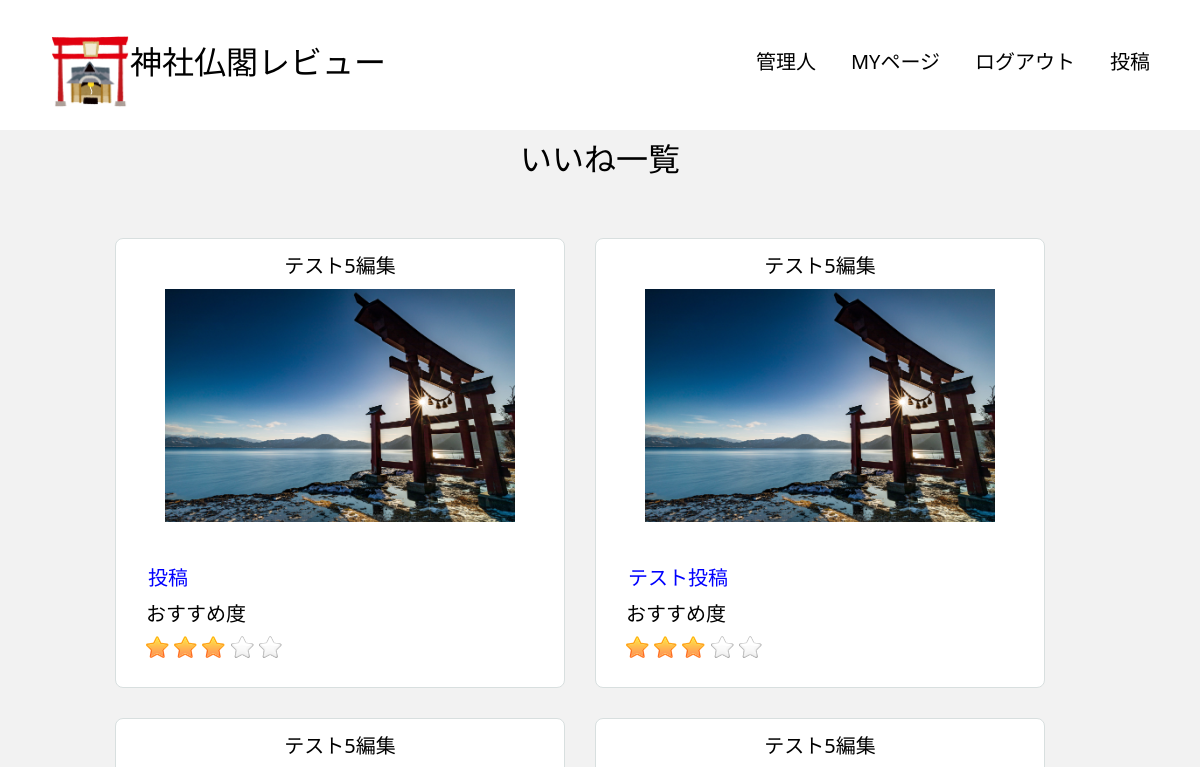
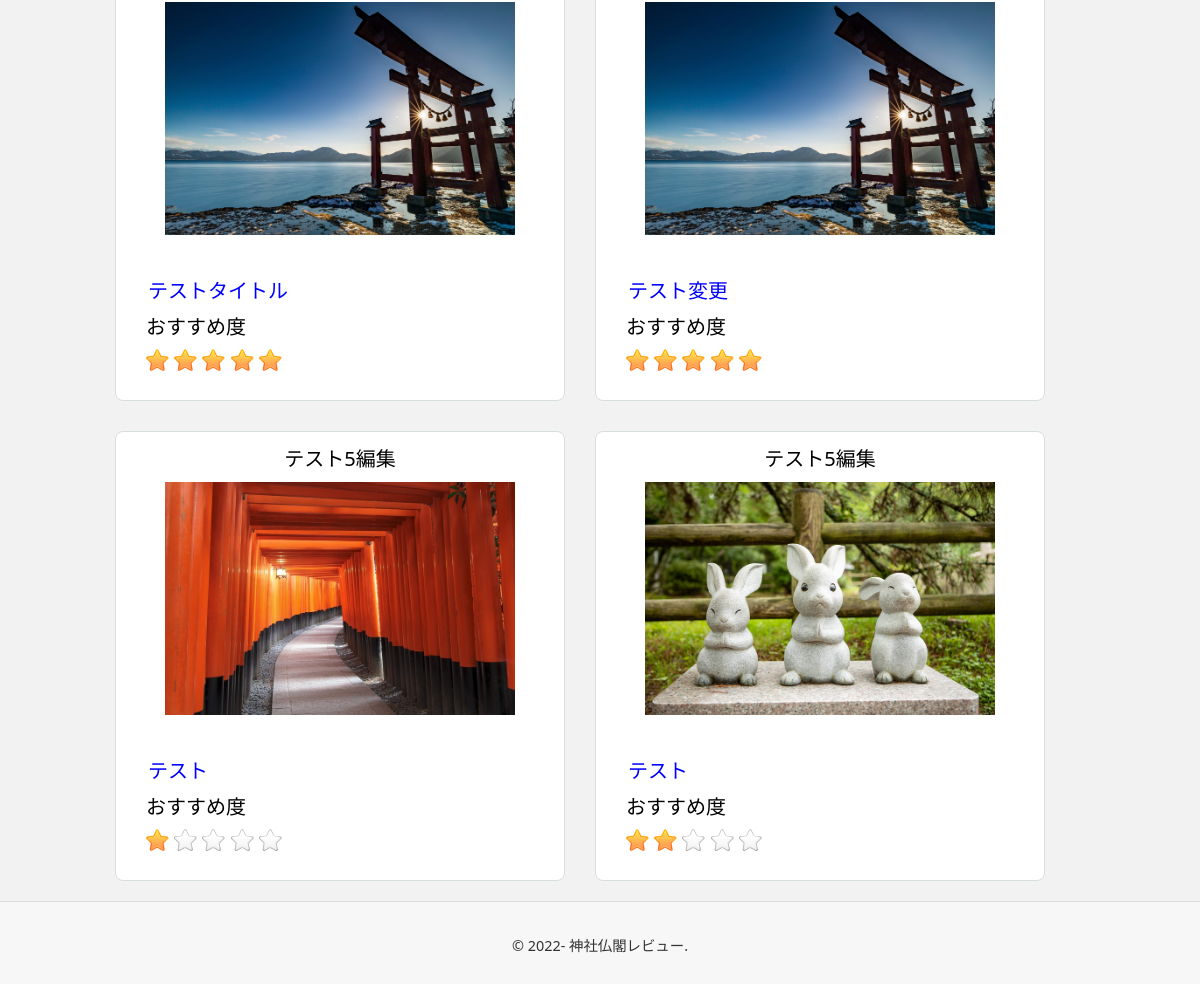
/User/myreview.good.php?id=46 (signed in), run on the app's committed database (2 pictures, top to bottom).
### tables this page shows
CREATE TABLE `shrines_review` (
  `id` int(11) NOT NULL,
  `title` varchar(255) NOT NULL,
  `recommends` int(11) NOT NULL,
  `description` text NOT NULL,
  `image` varchar(255) NOT NULL,
  `created_at` datetime NOT NULL DEFAULT CURRENT_TIMESTAMP,
  `updated_at` datetime NOT NULL DEFAULT CURRENT_TIMESTAMP ON UPDATE CURRENT_TIMESTAMP,
  `user_id` int(11) NOT NULL
);

CREATE TABLE `users` (
  `id` int(11) UNSIGNED NOT NULL,
  `name` varchar(64) NOT NULL,
  `email` varchar(255) NOT NULL,
  `password` varchar(255) NOT NULL,
  `created_at` datetime DEFAULT CURRENT_TIMESTAMP,
  `updated_at` datetime DEFAULT CURRENT_TIMESTAMP ON UPDATE CURRENT_TIMESTAMP,
  `reset_date` datetime DEFAULT NULL,
  `secret_key` varchar(255) DEFAULT NULL,
  `role` int(11) NOT NULL DEFAULT '0' COMMENT '管理者=1\r\n一般＝０'
);

### public/index.php (called while the page is built, shortened)
<?php
$parse = parse_url($_SERVER['REQUEST_URI']);
require_once ROOT_PATH.'Views'.$parse['path'];

### Models/Db.php (called while the page is built, shortened)
<?php
class Db
{
    protected function __construct($dbh = null)
    {
        $host = DB_HOST;
        $dbname = DB_NAME;
        $user = DB_USER;
        $pass = DB_PASS;
        $dsn = "mysql:host=$host;dbname=$dbname;charset=utf8";
    }
}

### Models/Good.php (called while the page is built, shortened)
<?php
require_once ROOT_PATH.'/Models/Db.php';
class Good extends Db
{
    public function good_reviews($id)
    {
        $sth = $this->dbh;
        $sql = 'SELECT u.name AS user_name, s.*
                FROM goods AS g
                JOIN users AS u ON u.id = g.user_id
                JOIN shrines_review AS s ON s.id = g.shrines_id
                WHERE g.user_id = :user_id
                ORDER BY id DESC';
        $stmt = $sth->prepare($sql);
        $stmt->bindValue(':user_id', $id, PDO::PARAM_STR);
        $stmt->execute();
        $goods = $stmt->fetchAll(PDO::FETCH_ASSOC);
        return $goods;
    }
}

### Controllers/GoodController.php (called while the page is built, shortened)
<?php
require_once ROOT_PATH.'Models/Good.php';
class GoodController
{
    private $Good;
    public function __construct()
    {
        $this->Good = new Good();
    }
    public function goodReviewsById($id)
    {
        $good_reviews = $this->Good->good_reviews($id);
        return $good_reviews;
    }
}

### functions.php (called while the page is built, shortened)
<?php
function h($str)
{
    return htmlspecialchars($str, ENT_QUOTES, 'UTF-8');
}

### Views/User/myreview.good.php (the view, shortened to what this page needs)
<?php
require_once '../functions.php';
require_once ROOT_PATH.'Controllers/UserController.php';
require_once ROOT_PATH.'Controllers/GoodController.php';
$Good = new GoodController();
$id = $_GET['id'];
$good_reviews = $Good->goodReviewsById($id);
?>
<!DOCTYPE html>
<html lang="ja">
<head>
    <link rel="stylesheet" href="https://use.fontawesome.com/releases/v5.15.4/css/all.css">
    <link href="https://cdn.jsdelivr.net/npm/bootstrap@5.0.2/dist/css/bootstrap.min.css" rel="stylesheet">
    <link rel="stylesheet" href="../css/sanitize.css">
    <link rel="stylesheet" href="../css/style.css">
</head>
<body>
    <?php
    include ROOT_PATH.'Views/templates/header.php'; ?>
    <div>
        <h2 class="my_review">いいね一覧</h2>
    </div>
    <main class="top_box">
        <?php foreach ((array) $good_reviews as $good_review): ?>
        <div class=tweetBox>
            <div class="tweetUser">
                <a class="userName" href="../User/mypage.php?id=<?php echo h($good_review['user_id']); ?>"><?php echo h($good_review['user_name']); ?></a>
            </div>
            <div class=tweetFlex>
                <div class="tweetImage">
                    <img src="<?php echo '/'."{$good_review['image']}"; ?>" alt="...">
                </div>
                <div class="tweetText">
                    <p class="tweetTitle" ><a href="../Posts/post.show.php?id=<?php echo h($good_review['id']); ?>"><?php echo h($good_review['title']); ?></a></p>
                    <p class="tweetLevel">おすすめ度</p>
                        <div class="raty" name="<?php echo h($good_review['recommends']); ?>"></div>
                </div>
            </div>
        </div>
        <?php endforeach; ?>
    </main>
    <?php
    include ROOT_PATH.'Views/templates/footer.php'; ?>
</body>
</html>

### public/css/sanitize.css (style rules this page uses)
html { cursor: default; line-height: 1.5; -moz-tab-size: 4; tab-size: 4; -webkit-tap-highlight-color: transparent ; -ms-text-size-adjust: 100%; -webkit-text-size-adjust: 100%; word-break: break-word; }
body { margin: 0; }
main { display: block; }
a { background-color: transparent; }
audio, canvas, iframe, img, svg, video { vertical-align: middle; }
img { border-style: none; }
a, area, button, input, label, select, summary, textarea, [tabindex] { -ms-touch-action: manipulation; touch-action: manipulation; }

### public/css/style.css (style rules this page uses)
html { font-size: 100%; }
body { line-height: 1.7; color: black; margin: 0 auto; background-color: #f2f2f2; }
a { color: black; text-decoration: none; }
img { max-width: 100%; max-height: 100%; }
.top_box { width: 1000px; margin-top: 20px; margin: 0 auto; display: flex; flex-wrap: wrap; }
.tweetBox { margin: 0 auto; padding: 0 10px; height: 450px; width: 450px; border: 1px solid #d8dfdf; border-radius: 8px; margin: 10px 15px 20px 15px; background-color: white; }
.tweetFlex { width: 100%; margin: 0 auto; }
.tweetTitle { color: blue; font-size: 1.25rem; margin: 2px; }
.tweetTitle a { color: blue; }
.tweetLevel { color: black; font-size: 1.25rem; margin-bottom: 2px; }
.tweetUser { padding: 10px; height: 50px; font-size: 1.25rem; display: flex; justify-content: space-around; }
.userName { padding: 0; margin: 0; color: black; }
.tweetImage { height: 250px; width: 350px; margin: 0 auto; text-align: center; }
.tweetText { width: 100%; padding: 20px; }
h2 { text-align: center; margin-top: 10px; }
.raty { float: left; }
.my_review { width: 100%; height: 80px; }

### data on the page
shrines_review: users.name "テスト5編集", image (picture), title "投稿"
shrines_review: users.name "テスト5編集", image (picture), title "テスト投稿"
shrines_review: users.name "テスト5編集", image (picture), title "テストタイトル"
shrines_review: users.name "テスト5編集", image (picture), title "テスト変更"
shrines_review: users.name "テスト5編集", image (picture), title "テスト"
shrines_review: users.name "テスト5編集", image (picture), title "テスト"
